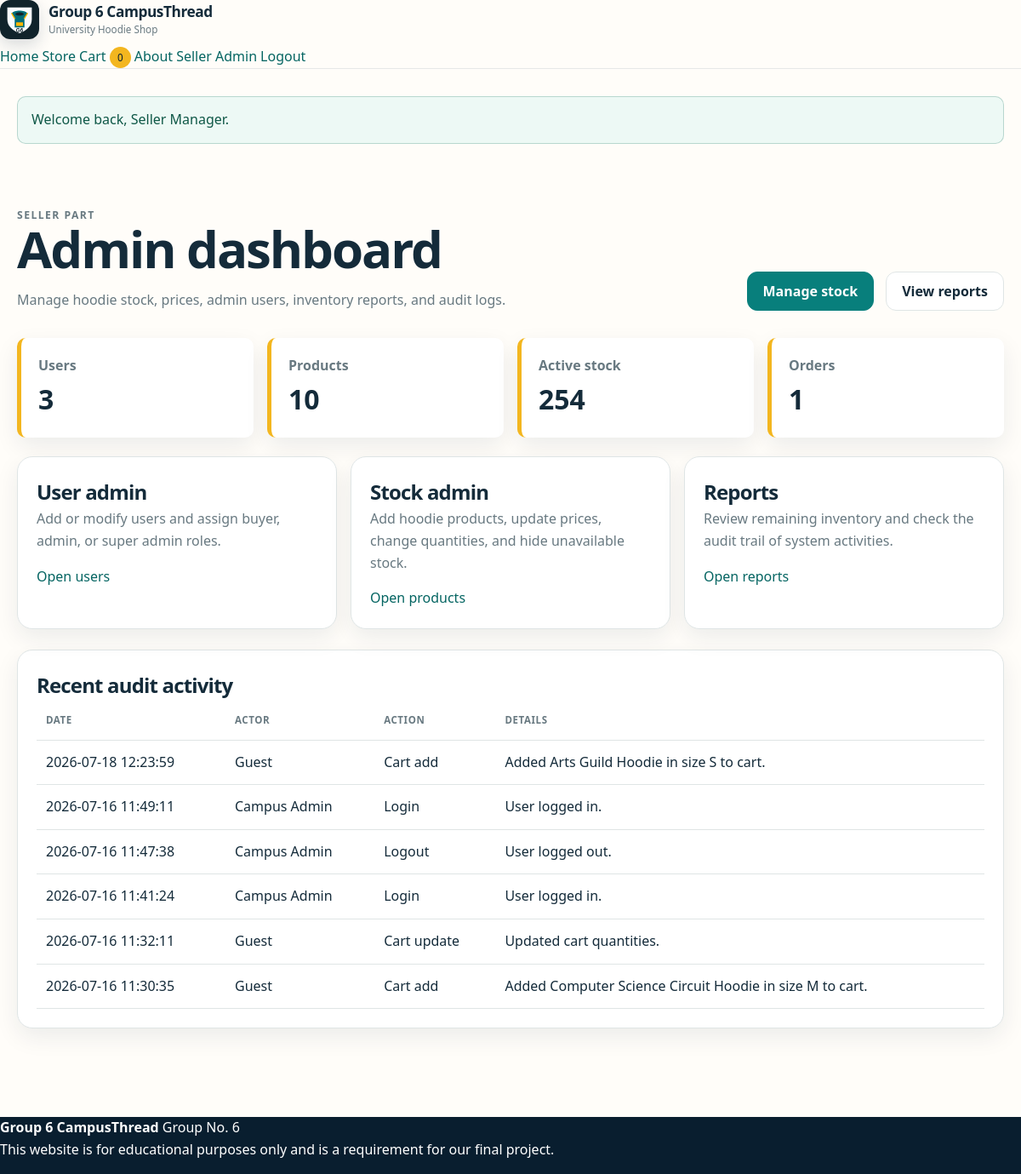
Screenshot of /campus-thread-hoodies/admin/dashboard.php (signed in) with the database file from the repository.
### tables this page shows
CREATE TABLE audit_logs (
            id INTEGER PRIMARY KEY AUTOINCREMENT,
            user_id INTEGER,
            actor_name TEXT NOT NULL,
            role TEXT NOT NULL,
            action TEXT NOT NULL,
            details TEXT NOT NULL,
            ip_address TEXT NOT NULL,
            created_at TEXT NOT NULL DEFAULT CURRENT_TIMESTAMP,
            FOREIGN KEY (user_id) REFERENCES users(id)
        );

### campus-thread-hoodies/includes/functions.php (called while the page is built, shortened)
<?php
function h($value): string
{
    return htmlspecialchars((string) $value, ENT_QUOTES, 'UTF-8');
}
function url(string $path = ''): string
{
    return rtrim(BASE_PATH, '/') . '/' . ltrim($path, '/');
}

### campus-thread-hoodies/includes/database.php (called while the page is built, shortened)
<?php
function db(): PDO
{
    static $pdo = null;
    if ($pdo instanceof PDO) {
        return $pdo;
    }
    $pdo = new PDO('sqlite:' . DB_PATH, null, null, [
        PDO::ATTR_ERRMODE => PDO::ERRMODE_EXCEPTION,
        PDO::ATTR_DEFAULT_FETCH_MODE => PDO::FETCH_ASSOC,
    ]);
    $pdo->exec('PRAGMA foreign_keys = ON');
    return $pdo;
}

### campus-thread-hoodies/admin/dashboard.php (the view, shortened to what this page needs)
<?php
$stats = [
    'users' => (int) db()->query('SELECT COUNT(*) FROM users')->fetchColumn(),
    'products' => (int) db()->query('SELECT COUNT(*) FROM products')->fetchColumn(),
    'stock' => (int) db()->query('SELECT COALESCE(SUM(stock), 0) FROM products WHERE is_active = 1')->fetchColumn(),
    'orders' => (int) db()->query('SELECT COUNT(*) FROM orders')->fetchColumn(),
];
$recentLogs = db()->query('SELECT * FROM audit_logs ORDER BY created_at DESC LIMIT 6')->fetchAll();
require_once __DIR__ . '/../includes/header.php';
?>
<section class="admin-hero">
    <div>
        <p class="eyebrow">Seller part</p>
        <h1>Admin dashboard</h1>
        <p>Manage hoodie stock, prices, admin users, inventory reports, and audit logs.</p>
    </div>
    <div class="admin-actions">
        <a class="button primary" href="<?= h(url('admin/products.php')) ?>">Manage stock</a>
        <a class="button ghost" href="<?= h(url('admin/reports.php')) ?>">View reports</a>
    </div>
</section>
<section class="stat-grid">
    <article><span>Users</span><strong><?= $stats['users'] ?></strong></article>
    <article><span>Products</span><strong><?= $stats['products'] ?></strong></article>
    <article><span>Active stock</span><strong><?= $stats['stock'] ?></strong></article>
    <article><span>Orders</span><strong><?= $stats['orders'] ?></strong></article>
</section>
<section class="admin-grid">
    <article class="admin-card">
        <h2>User admin</h2>
        <p>Add or modify users and assign buyer, admin, or super admin roles.</p>
        <a href="<?= h(url('admin/users.php')) ?>">Open users</a>
    </article>
    <article class="admin-card">
        <h2>Stock admin</h2>
        <p>Add hoodie products, update prices, change quantities, and hide unavailable stock.</p>
        <a href="<?= h(url('admin/products.php')) ?>">Open products</a>
    </article>
    <article class="admin-card">
        <h2>Reports</h2>
        <p>Review remaining inventory and check the audit trail of system activities.</p>
        <a href="<?= h(url('admin/reports.php')) ?>">Open reports</a>
    </article>
</section>
<section class="summary-table">
    <h2>Recent audit activity</h2>
    <table>
        <thead>
        <tr>
            <th>Date</th>
            <th>Actor</th>
            <th>Action</th>
            <th>Details</th>
        </tr>
        </thead>
        <tbody>
        <?php foreach ($recentLogs as $log): ?>
            <tr>
                <td><?= h($log['created_at']) ?></td>
                <td><?= h($log['actor_name']) ?></td>
                <td><?= h($log['action']) ?></td>
                <td><?= h($log['details']) ?></td>
            </tr>
        <?php endforeach; ?>
        </tbody>
    </table>
</section>
<?php require_once __DIR__ . '/../includes/footer.php'; ?>

### campus-thread-hoodies/assets/css/styles.css (style rules this page uses)
:root { --navy: #102a43; --navy-deep: #091e2f; --teal: #087f7c; --teal-dark: #056562; --orange: #f26a3d; --gold: #f3b61f; --cream: #f7f2e8; --sand: #ede5d6; --paper: #fffdf9; --white: #ffffff; --ink: #142b3a; --muted: #687981; --line: #dfe5e5; --success: #18715c; --error: #a83b32; --radius-sm: 10px; --radius: 18px; --radius-lg: 30px; --shadow-sm: 0 10px 28px rgba(16, 42, 67, 0.08); --shadow: 0 24px 60px rgba(16, 42, 67, 0.13); --container: 1180px; }
* { box-sizing: border-box; }
html { min-height: 100%; scroll-behavior: smooth; }
body { min-height: 100vh; min-height: 100dvh; margin: 0; display: flex; flex-direction: column; color: var(--ink); background: var(--paper); font-family: "Segoe UI", Arial, Helvetica, sans-serif; font-size: 16px; line-height: 1.6; -webkit-font-smoothing: antialiased; }
body::before { position: fixed; inset: 0; z-index: -1; content: ""; pointer-events: none; background-image: radial-gradient(rgba(16, 42, 67, 0.045) 0.7px, transparent 0.7px); background-size: 16px 16px; }
a { color: var(--teal-dark); text-decoration: none; }
button, a { -webkit-tap-highlight-color: transparent; }
h1, h2, h3, p { overflow-wrap: break-word; }
h1, h2, h3 { letter-spacing: -0.035em; }
h1, h2, h3, p { margin-top: 0; }
.eyebrow { margin: 0 0 10px; color: var(--orange); font-size: 0.76rem; font-weight: 900; letter-spacing: 0.12em; text-transform: uppercase; }
.hero-actions, .button-row, .admin-actions, .success-actions { display: flex; align-items: center; flex-wrap: wrap; gap: 14px; margin-top: 28px; }
.button { min-height: 46px; display: inline-flex; align-items: center; justify-content: center; gap: 10px; padding: 10px 18px; border: 1px solid var(--line); border-radius: 12px; color: var(--ink); background: var(--white); font-weight: 800; line-height: 1.2; text-align: center; cursor: pointer; transition: transform 150ms ease, box-shadow 150ms ease, background 150ms ease; }
.button.primary { border-color: var(--teal); color: var(--white); background: var(--teal); }
.section-head h2, .admin-page-head h1, .summary-table h2, .admin-card h2, .form-panel h1, .form-panel h2 { margin: 0; }
.product-card, .admin-card, .form-panel, .summary-panel, .summary-table, .empty-state, .about-grid article, .value-grid article { border: 1px solid var(--line); border-radius: var(--radius); background: var(--white); box-shadow: var(--shadow-sm); }
.page-title, .admin-hero, .success-page { padding: 38px 0 32px; }
.page-title h1, .admin-hero h1, .success-page h1 { max-width: 850px; margin: 0; font-size: clamp(2.4rem, 5vw, 4.6rem); line-height: 1.02; }
.page-title > p:last-child, .page-title > div > p:last-child, .admin-hero p, .muted { max-width: 680px; margin: 16px 0 0; color: var(--muted); }
.summary-table { margin: 24px 0; overflow-x: auto; padding: 22px; }
table { width: 100%; min-width: 700px; border-collapse: collapse; }
th, td { padding: 13px 11px; border-bottom: 1px solid var(--line); text-align: left; vertical-align: top; }
th { color: var(--muted); font-size: 0.72rem; letter-spacing: 0.05em; text-transform: uppercase; }
.admin-hero { display: flex; align-items: end; justify-content: space-between; gap: 24px; }
.stat-grid, .admin-grid { display: grid; grid-template-columns: repeat(4, minmax(0, 1fr)); gap: 16px; }
.stat-grid article { padding: 20px; border-left: 5px solid var(--gold); border-radius: var(--radius-sm); background: var(--white); box-shadow: var(--shadow-sm); }
.stat-grid span, .stat-grid strong { display: block; }
.stat-grid span { color: var(--muted); font-weight: 800; }
.stat-grid strong { font-size: 2rem; }
.admin-grid { grid-template-columns: repeat(3, minmax(0, 1fr)); margin: 22px 0; }
.admin-card { padding: 22px; }
.admin-card p { color: var(--muted); }

### rows the page displays
audit_logs: created_at "2026-07-18 12:23:59", actor_name "Guest", action "Cart add", details "Added Arts Guild Hoodie in size S to cart."
audit_logs: created_at "2026-07-16 11:49:11", actor_name "Campus Admin", action "Login", details "User logged in."
audit_logs: created_at "2026-07-16 11:47:38", actor_name "Campus Admin", action "Logout", details "User logged out."
audit_logs: created_at "2026-07-16 11:41:24", actor_name "Campus Admin", action "Login", details "User logged in."
audit_logs: created_at "2026-07-16 11:32:11", actor_name "Guest", action "Cart update", details "Updated cart quantities."
audit_logs: created_at "2026-07-16 11:30:35", actor_name "Guest", action "Cart add", details "Added Computer Science Circuit Hoodie in size M to cart."

### other values shown
GROUP_NAME "Group 6 CampusThread"
$cartCount "0"
$message "Welcome back, Seller Manager."
$stats['users'] "3"
$stats['products'] "10"
$stats['stock'] "254"
$stats['orders'] "1"
GROUP_NUMBER "6"
